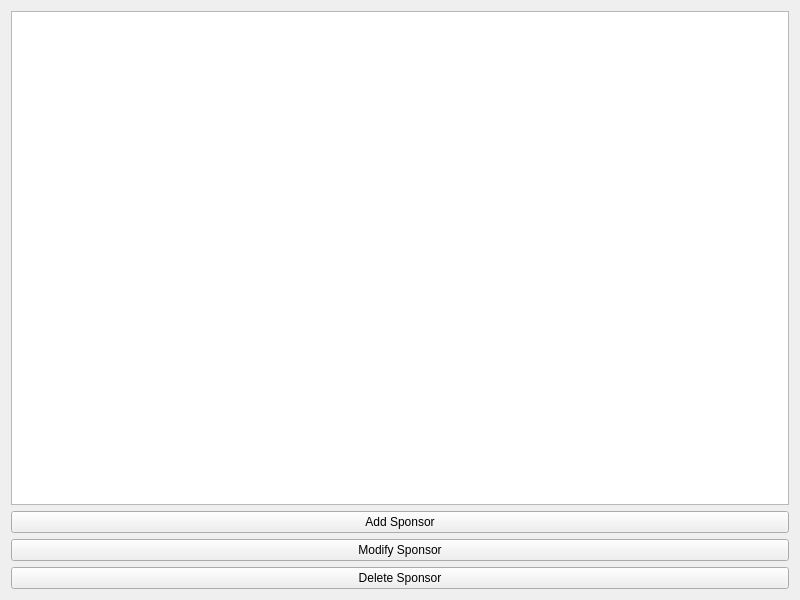
<?xml version="1.0" encoding="UTF-8"?>
<ui version="4.0">
 <class>Sponsors</class>
 <widget class="QWidget" name="Sponsors">
  <property name="geometry">
   <rect>
    <x>0</x>
    <y>0</y>
    <width>800</width>
    <height>600</height>
   </rect>
  </property>
  <property name="windowTitle">
   <string>Sponsors Module</string>
  </property>
  <layout class="QVBoxLayout" name="verticalLayout">
   <item>
    <widget class="QTableView" name="tableViewSponsors">
     <property name="sizePolicy">
      <sizepolicy hsizetype="Expanding" vsizetype="Expanding">
       <horstretch>0</horstretch>
       <verstretch>0</verstretch>
      </sizepolicy>
     </property>
    </widget>
   </item>
   <item>
    <widget class="QPushButton" name="pb_add">
     <property name="text">
      <string>Add Sponsor</string>
     </property>
    </widget>
   </item>
   <item>
    <widget class="QPushButton" name="pb_modify">
     <property name="text">
      <string>Modify Sponsor</string>
     </property>
    </widget>
   </item>
   <item>
    <widget class="QPushButton" name="pb_delete">
     <property name="text">
      <string>Delete Sponsor</string>
     </property>
    </widget>
   </item>
  </layout>
 </widget>
 <resources/>
 <connections/>
</ui>
